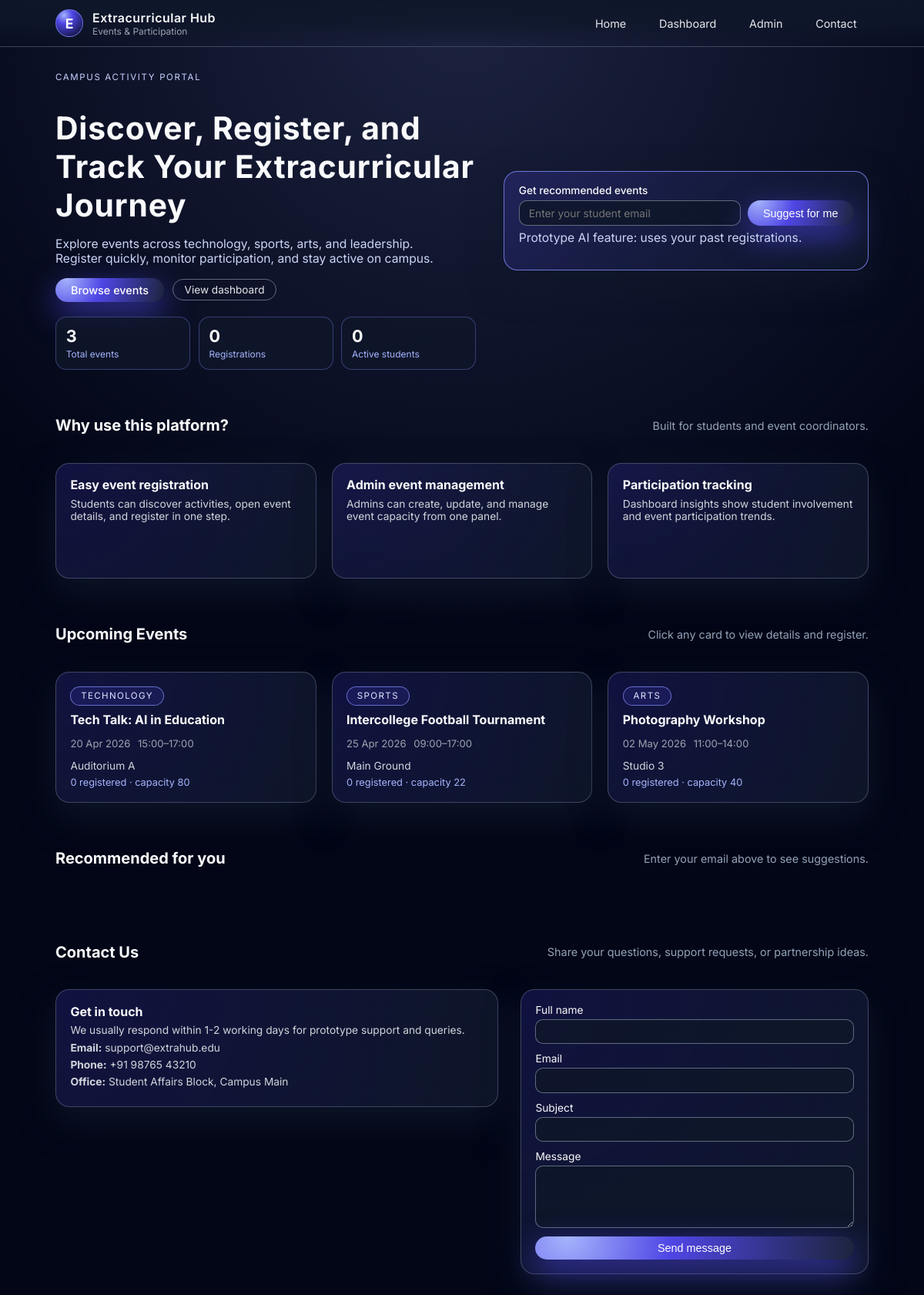
The page / on the database its author committed.
### app.py (models this page shows)
class Event(db.Model):
    id = db.Column(db.Integer, primary_key=True)
    title = db.Column(db.String(200), nullable=False)
    description = db.Column(db.Text, nullable=False)
    category = db.Column(db.String(80), nullable=True)
    location = db.Column(db.String(120), nullable=False)
    date = db.Column(db.Date, nullable=False)
    start_time = db.Column(db.Time, nullable=False)
    end_time = db.Column(db.Time, nullable=False)
    capacity = db.Column(db.Integer, nullable=True)
    registrations = db.relationship("Registration", back_populates="event", cascade="all, delete-orphan")

### app.py (the view)
@app.route("/")
def home():
    events = Event.query.order_by(Event.date, Event.start_time).all()
    summary = {
        "total_events": Event.query.count(),
        "total_registrations": Registration.query.count(),
        "unique_students": Student.query.count(),
    }
    return render_template("index.html", events=events, summary=summary)

### templates/index.html (shortened to what this page needs)
{% extends "base.html" %}
{% block content %}
  <section class="hero">
    <div class="hero-copy">
      <p class="eyebrow">Campus Activity Portal</p>
      <h1>Discover, Register, and Track Your Extracurricular Journey</h1>
      <p>
        Explore events across technology, sports, arts, and leadership. Register quickly,
        monitor participation, and stay active on campus.
      </p>
      <div class="hero-actions">
        <a href="#upcoming-events" class="primary-btn">Browse events</a>
        <a href="{{ url_for('dashboard') }}" class="link-btn">View dashboard</a>
      </div>
      <div class="stats-grid">
        <div class="stat-card">
          <h3>{{ summary.total_events }}</h3>
          <p>Total events</p>
        </div>
        <div class="stat-card">
          <h3>{{ summary.total_registrations }}</h3>
          <p>Registrations</p>
        </div>
        <div class="stat-card">
          <h3>{{ summary.unique_students }}</h3>
          <p>Active students</p>
        </div>
      </div>
    </div>
    <form class="recommendation-form" id="recommendation-form">
      <label for="rec-email">Get recommended events</label>
      <div class="inline-input">
        <input
          type="email"
          id="rec-email"
          name="email"
          placeholder="Enter your student email"
          required
        />
        <button type="submit">Suggest for me</button>
      </div>
      <p class="helper-text">Prototype AI feature: uses your past registrations.</p>
    </form>
  </section>
  <section class="section">
    <div class="section-header">
      <h2>Why use this platform?</h2>
      <p>Built for students and event coordinators.</p>
    </div>
    <div class="cards-grid feature-grid">
      <article class="card">
        <h3>Easy event registration</h3>
        <p class="card-location">
          Students can discover activities, open event details, and register in one step.
        </p>
      </article>
      <article class="card">
        <h3>Admin event management</h3>
        <p class="card-location">
          Admins can create, update, and manage event capacity from one panel.
        </p>
      </article>
      <article class="card">
        <h3>Participation tracking</h3>
        <p class="card-location">
          Dashboard insights show student involvement and event participation trends.
        </p>
      </article>
    </div>
  </section>
  <section class="section" id="upcoming-events">
    <div class="section-header">
      <h2>Upcoming Events</h2>
      <p>Click any card to view details and register.</p>
    </div>
    <div class="cards-grid">
      {% if events %}
        {% for event in events %}
          <a href="{{ url_for('event_detail', event_id=event.id) }}" class="card event-card">
            <div class="card-badge">{{ event.category or "General" }}</div>
            <h3>{{ event.title }}</h3>
            <p class="card-meta">
              <span>{{ event.date.strftime("%d %b %Y") }}</span>
              <span>
                {{ event.start_time.strftime("%H:%M") }}–{{ event.end_time.strftime("%H:%M") }}
              </span>
            </p>
            <p class="card-location">{{ event.location }}</p>
            <p class="card-registrations">
              {{ event.registrations|length }} registered
              {% if event.capacity %}
                · capacity {{ event.capacity }}
              {% endif %}
            </p>
          </a>
        {% endfor %}
      {% else %}
        <p>No events yet. Check back soon!</p>
      {% endif %}
    </div>
  </section>
  <section class="section" id="recommendations">
    <div class="section-header">
      <h2>Recommended for you</h2>
      <p id="rec-subtitle">Enter your email above to see suggestions.</p>
    </div>
  </section>
  <section class="section" id="contact">
    <div class="section-header">
      <h2>Contact Us</h2>
      <p>Share your questions, support requests, or partnership ideas.</p>
    </div>
    <div class="layout-two-column">
      <article class="card">
        <h3>Get in touch</h3>
        <p class="card-location">
          We usually respond within 1-2 working days for prototype support and queries.
        </p>
        <p class="card-location"><strong>Email:</strong> support@extrahub.edu</p>
        <p class="card-location"><strong>Phone:</strong> +91 98765 43210</p>
        <p class="card-location"><strong>Office:</strong> Student Affairs Block, Campus Main</p>
      </article>
      <form action="{{ url_for('contact') }}" method="post" class="form card contact-form">
        <label>
          Full name
          <input type="text" name="name" required />
        </label>
        <label>
          Email
          <input type="email" name="email" required />
        </label>
        <label>
          Subject
          <input type="text" name="subject" required />
        </label>
        <label>
          Message
          <textarea name="message" rows="4" required></textarea>
        </label>
        <button type="submit" class="primary-btn">Send message</button>
      </form>
    </div>
  </section>
{% endblock %}

### templates/base.html (shortened to what this page needs)
<!doctype html>
<html lang="en">
  <head>
    <link rel="stylesheet" href="{{ url_for('static', filename='css/styles.css') }}" />
  </head>
  <body>
    <header class="top-nav">
      <div class="brand">
        <span class="logo-circle">E</span>
        <span class="brand-text">
          <span class="brand-title">Extracurricular Hub</span>
          <span class="brand-subtitle">Events & Participation</span>
        </span>
      </div>
      <nav class="top-links">
        <a href="{{ url_for('home') }}">Home</a>
        <a href="{{ url_for('dashboard') }}">Dashboard</a>
        <a href="{{ url_for('admin_login') }}">Admin</a>
        <a href="{{ url_for('home') }}#contact">Contact</a>
      </nav>
    </header>
    <main class="page">
      {% block content %}{% endblock %}
    </main>
  </body>
</html>

### rows shown on the page
Event: category "TECHNOLOGY", title "Tech Talk: AI in Education", date "20 Apr 2026", start_time "15:00", end_time "17:00", location "Auditorium A", registrations|length "0", capacity "80"
Event: category "SPORTS", title "Intercollege Football Tournament", date "25 Apr 2026", start_time "09:00", end_time "17:00", location "Main Ground", registrations|length "0", capacity "22"
Event: category "ARTS", title "Photography Workshop", date "02 May 2026", start_time "11:00", end_time "14:00", location "Studio 3", registrations|length "0", capacity "40"

### other values the page prints
{{ summary.total_events }} "3"
{{ summary.total_registrations }} "0"
{{ summary.unique_students }} "0"
